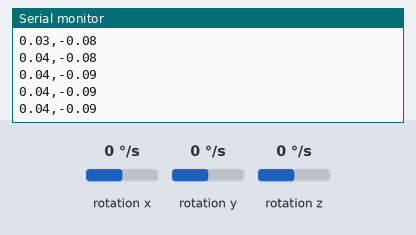
A sketch run on a simulated Arduino Nano 33 BLE. On the bench: the last lines printed to the serial monitor. The inputs (shaded band) are chosen by the test bench; at power-on: rotation x 0 °/s, rotation y 0 °/s, rotation z 0 °/s.

Above: at 1.2 s.
1.3 s: rotation x set to -192 °/s
At 1.32 s:
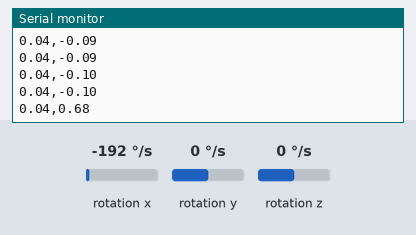
2.8 s: rotation y set to -192 °/s
At 2.82 s:
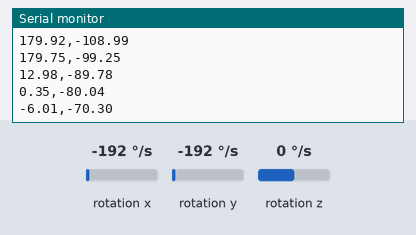
4.3 s: rotation z set to -192 °/s
At 4.38 s:
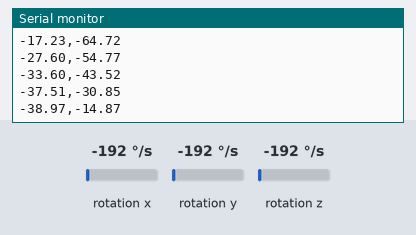
Timing chart, 0 to 7.3 s (numbered marks = the images above; inputs shaded):
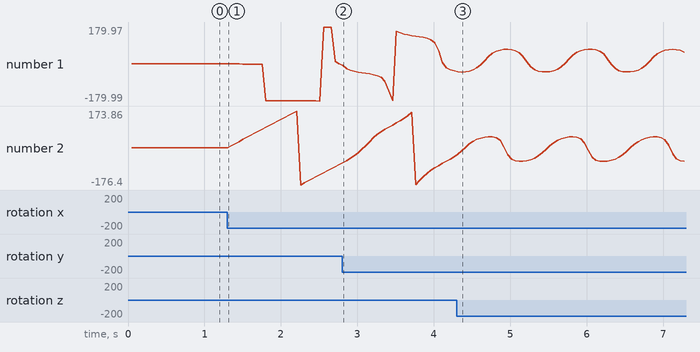

Measured:
- after the input at 1.3 s, the serial monitor: prints a new line at once (image 1)
- after the input at 2.8 s, the serial monitor: prints a new line at once (image 2)
- plotted number 1: 0.04 → 0.35 after the input at 1.3 s, 0.35 → -33.6 after the input at 2.8 s
- plotted number 2: -0.1 → -80.04 after the input at 1.3 s, -80.04 → -43.52 after the input at 2.8 s

The sketch:

quaternion_state_integrator.ino
```cpp
#include "Arduino_BMI270_BMM150.h"
#include <math.h>

// ---------------------------------------------------------------------------
// CONFIGURATION
// ---------------------------------------------------------------------------

// Gyro bias (deg/s), already measured, in BOARD axes
const float BIAS_X = -0.08173f;
const float BIAS_Y = -0.03525f;
const float BIAS_Z = -0.06125f;

// Optional gyro scale-factor correction (1.0 = none)
const float SCALE_X = 1.0f;
const float SCALE_Y = 1.0f;
const float SCALE_Z = 1.0f;

// Reporting signs (do not affect the math). Flip if the lean direction comes
// out opposite to the convention you want
const float PITCH_SIGN = 1.0f;
const float ROLL_SIGN  = 1.0f;

// Output rate. Integration always runs at the full IMU sample rate; only the
// Serial print is throttled so it never starves the read loop.
const unsigned long PRINT_PERIOD_MS = 50;   // 20 Hz

// ---------------------------------------------------------------------------
// STATE
// ---------------------------------------------------------------------------

// Attitude quaternion (body -> launch frame), [w, x, y, z]. Identity = vertical
float q0 = 1.0f, q1 = 0.0f, q2 = 0.0f, q3 = 0.0f;

unsigned long lastMicros = 0;
unsigned long lastPrint  = 0;

static const float DEG2RAD = 0.017453292519943295f;
static const float RAD2DEG = 57.29577951308232f;

// ---------------------------------------------------------------------------
void setup() {
  Serial.begin(115200);

  if (!IMU.begin()) {
    while (1) { Serial.println("IMU init failed"); delay(1000); }
  }

  // Launch-detect instant: rocket vertical & stationary -> identity quaternion
  q0 = 1.0f; q1 = 0.0f; q2 = 0.0f; q3 = 0.0f;

  lastMicros = micros();
  lastPrint  = millis();
}

// ---------------------------------------------------------------------------
void loop() {
  if (IMU.gyroscopeAvailable()) {
    float gx, gy, gz;                 // deg/s, BOARD axes
    IMU.readGyroscope(gx, gy, gz);

    // Real elapsed time for the step (more accurate than a fixed dt)
    unsigned long now = micros();
    float dt = (now - lastMicros) * 1.0e-6f;
    lastMicros = now;

    // Skip the first sample and any abnormally large step
    if (dt > 0.0f && dt < 0.1f) {

      // Remove bias and scale error.
      gx = (gx - BIAS_X) * SCALE_X;
      gy = (gy - BIAS_Y) * SCALE_Y;
      gz = (gz - BIAS_Z) * SCALE_Z;

      // Board axes -> body axes (top face toward nose => identity, Z = long axis)
      float wx = gx * DEG2RAD;        // rad/s, body X (transverse)
      float wy = gy * DEG2RAD;        // rad/s, body Y (transverse)
      float wz = gz * DEG2RAD;        // rad/s, body Z (long axis / spin)

      // Integrate with the exact exponential map. A body rate that is constant
      // over the step (e.g. steady spin) is integrated exactly at any dt;
      // residual error comes only from the rate changing within a step
      float dthx = wx * dt;
      float dthy = wy * dt;
      float dthz = wz * dt;
      float theta = sqrtf(dthx*dthx + dthy*dthy + dthz*dthz);

      float dw, dx, dy, dz;           // incremental rotation quaternion
      if (theta > 1.0e-8f) {
        float half = 0.5f * theta;
        float s = sinf(half) / theta;
        dw = cosf(half);
        dx = dthx * s;
        dy = dthy * s;
        dz = dthz * s;
      } else {                        // small-angle limit (avoids div-by-zero)
        dw = 1.0f;
        dx = 0.5f * dthx;
        dy = 0.5f * dthy;
        dz = 0.5f * dthz;
      }

      // q = q (x) dq   (Hamilton product; body-frame rate update)
      float nq0 = q0*dw - q1*dx - q2*dy - q3*dz;
      float nq1 = q0*dx + q1*dw + q2*dz - q3*dy;
      float nq2 = q0*dy - q1*dz + q2*dw + q3*dx;
      float nq3 = q0*dz + q1*dy - q2*dx + q3*dw;

      // Renormalise.
      float inv = 1.0f / sqrtf(nq0*nq0 + nq1*nq1 + nq2*nq2 + nq3*nq3);
      q0 = nq0*inv; q1 = nq1*inv; q2 = nq2*inv; q3 = nq3*inv;
    }
  }

  // -------- Output (throttled) -----------------------------------------------
  if (millis() - lastPrint >= PRINT_PERIOD_MS) {
    lastPrint = millis();

    // Long axis (body Z) expressed in the launch frame = 3rd column of R(q).
    float vx = 2.0f * (q1*q3 + q0*q2);
    float vy = 2.0f * (q2*q3 - q0*q1);
    float vz = 1.0f - 2.0f * (q1*q1 + q2*q2);   // = cos(total tilt)

    // Two orthogonal off-vertical lean angles (each 0 at vertical).
    float pitch = PITCH_SIGN * atan2f(vx, vz) * RAD2DEG;   // lean in X-Z plane
    float roll  = ROLL_SIGN  * atan2f(vy, vz) * RAD2DEG;   // lean in Y-Z plane

    // CSV: millis, pitch_deg, roll_deg, tilt_deg
    Serial.print(pitch, 2);
    Serial.print(',');
    Serial.println(roll, 2);
  }
}
```
